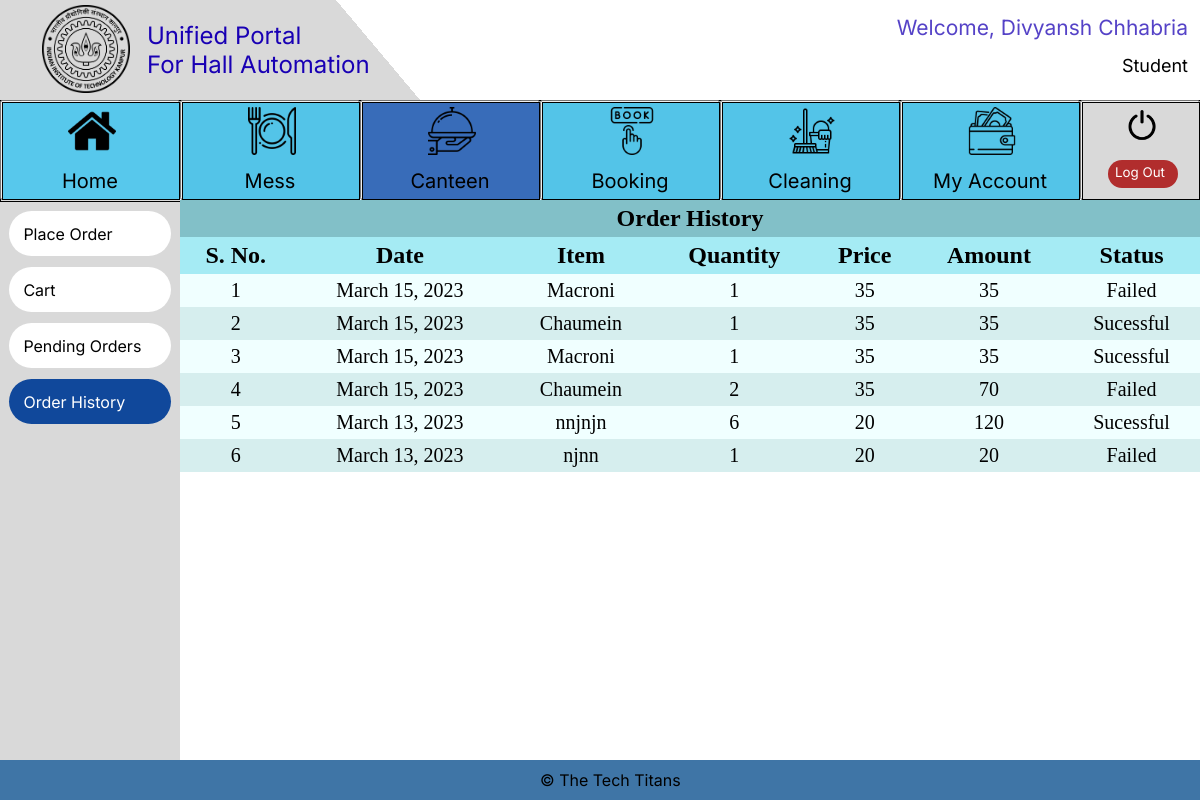
The page /Canteen/Student_Orders_History (signed in) on the database its author committed.
### Login/models.py (models this page shows, shortened)
class User_class(AbstractBaseUser):
    is_admin = models.BooleanField(default=False)
    objects = UserManager()
    name = models.CharField(max_length=50)
    Designation_Choices = (('Student','Student'),('Hall Manager','Hall Manager'),('Mess Manager','Mess Manager'),('Canteen Manager','Canteen Manager'), ('Sports Secy', 'Sports Secy'))
    designation = models.CharField(
        max_length=15,
        choices=Designation_Choices,
    )
    username = models.CharField(max_length=20, unique=True, blank=True)
    USERNAME_FIELD = 'username'
    REQUIRED_FIELDS = ['name', 'designation']

### Canteen/models.py (models this page shows)
class Order(models.Model):
    User_Name = models.CharField(max_length=20)
    Name = models.TextField(max_length=30)
    Item_Name = models.TextField(max_length=50)
    Price = models.PositiveIntegerField(default=20)
    Quantity = models.PositiveIntegerField(default=1)
    Amount = models.PositiveIntegerField(default=20)
    Order_Date_Time = models.DateTimeField()
    Cart_Status = models.BooleanField(default=False)
    Processing_Status = models.BooleanField(default=False)
    Accepted_Status = models.BooleanField(default=False)
    History_Status = models.BooleanField(default=False)
    Served_Status = models.BooleanField(default=False)
    Payment_Status = models.BooleanField(default=False)

### Canteen/views.py (the view)
# urls.py: path('Student_Orders_History', views.Student_Orders_History, name='Student_Orders_History'),
def Student_Orders_History(request):
    if request.user.is_authenticated:
        if request.user.designation == "Student":
            order = Order.objects.filter(History_Status=True, Cart_Status=False, User_Name=request.user.username)
            return render(
                request, "Student_Orders_History.html", context={"ordering": order}
            )
        else:
            return render(request, "Error.html")
    else:
        return render(request, "Error.html")

### Canteen/templates/Student_Orders_History.html (shortened to what this page needs)
{%include "student_base.html"%} {%load static%}
<html lang="en">
  <head>
    <link rel="stylesheet" href="{%static 'styles.css'%}" />
  </head>
  <body>
    <div class="main_div">
      <table cellspacing="0" cellpadding="5em">
        <tr>
          <th colspan = "7" class="main_head">Order History</th>
        </tr>
        <tr>
          <th>S. No.</th>
          <th>Date</th>
          <th>Item</th>
          <th>Quantity</th>
          <th>Price</th>
          <th>Amount</th>
          <th>Status</th>
        </tr>
        {% for item in ordering reversed%}
        <tr>
          <td>{{ forloop.counter }}</td>
          <td>{{item.Order_Date_Time.date}}</td>
          <td>{{item.Item_Name}}</td>
          <td>{{item.Quantity}}</td>
          <td>{{item.Price}}</td>
          <td>{{item.Amount}}</td>
          {% if item.Accepted_Status == True%}
          <td>Sucessful</td>
          {% else %}
          <td>Failed</td>
          {% endif %}
        </tr>
        {% endfor %}
      </table>
    </div>
  </body>
</html>

### templates/student_base.html (shortened to what this page needs)
{%load static%}
<html lang="en">
<head>
  <link rel="stylesheet" href="{% static 'student_base.css' %}">
</head>
<body scroll="no" style="overflow: hidden">
  <div class=e1_141>
    <div class=e1_222>
      <div class="e1_223"></div>
      <span class="e1_225">© The Tech Titans</span>
    </div>
    <div class=e2_6>
      {% if request.path != "/Home" %}
      <div class="e1_220"></div>
      {% endif %}
    {% if request.path == "/Canteen/Student_Place_Order" or request.path == "/Canteen/Student_Cart" or request.path == "/Canteen/Student_Pending_Order" or request.path == "/Canteen/Student_Orders_History" %}
        <a href="/Canteen/Student_Place_Order">
            <button class="e2_3 button3" {% if request.path == "/Canteen/Student_Place_Order" %} 	style="background-color:rgba(16.18099093437195, 71.84358090162277, 155.33750385046005, 1); color: white;" {% endif %}>
            Place Order
            </button>
        </a>
        <a href="/Canteen/Student_Cart">
            <button class="e2_5 button3" {% if request.path == "/Canteen/Student_Cart" %} 	style="background-color:rgba(16.18099093437195, 71.84358090162277, 155.33750385046005, 1); color: white;" {% endif %}>
            Cart
            </button>
        </a>
        <a href="/Canteen/Student_Pending_Order">
        <button class="e2_9 button3" {% if request.path == "/Canteen/Student_Pending_Order" %} 	style="background-color:rgba(16.18099093437195, 71.84358090162277, 155.33750385046005, 1); color: white;" {% endif %}>
            Pending Orders
        </button>
        </a>
        <a href="/Canteen/Student_Orders_History">
        <button class="e2_4 button3"  {% if request.path == "/Canteen/Student_Orders_History" %} 	style="background-color:rgba(16.18099093437195, 71.84358090162277, 155.33750385046005, 1); color: white;" {% endif %}>
            Order History
        </button>
        </a>
      {% endif %}
    </div>
      <div class=e2_7>
        <a href = "/Logout">
        <button class="e1_226 button2">
          <div class="e1_219"></div>
          <div class="e1_227"></div><span class="e1_228">Log Out</span>
          <div class="e1_229"></div>
        </button>
        </a>
        <a href ="../../My_Account/Mess">
          <button class="e1_230 button2">
            <span class="e1_232">My Account</span>
            <div class="e1_233"></div>
          </button>
        </a>
        <a href = "../../Cleaning/Lodge_Request">
          <button class="e1_238 button2">
            <div class="e1_240"></div><span class="e1_241">Cleaning</span>
          </button>
        </a>
        <a href = "../../Booking/guestroom">
          <button class="e1_234 button2">
            <div class="e1_236"></div><span class="e1_237">Booking</span>
          </button>
        </a>
        <a href = "../../Canteen/Student_Place_Order">
          <button class="e1_242 button2">
            <div class="e1_244"></div><span class="e1_245">Canteen</span>
          </button>
        </a>
        <a href = "../../Mess/Student_Regular_Menu">
          <button class="e1_246 button2">
            <span class="e1_248">Mess</span>
            <div class="e1_249"></div>
          </button>
        </a>
        <a href="../../Home">
          <button class="e1_250 button2">
            <div class="e1_251" {% if request.path == "/Home" %}  style="	background-color:rgb(56, 108, 185) {% endif %}"></div><span class="e1_252">Home</span>
            <div class="e1_272"></div>
          </button>
        </a>
      </div>
      <div class=e1_254><span class="e1_255">{{ request.user.designation }}</span><span class="e1_256">Welcome, {{ request.user.name}}</span></div>
    <div class=e1_258>
      <div class="e1_259"></div>
      <div class="e1_260"></div>
      <a href="../../Home">
      <button class="e1_261 button3">Unified Portal<br>
        For Hall Automation</button>
      </a>
      <a href = "https://iitk.ac.in/">
      <button class="e1_262 button3"></button></a>
    </div>
  </div>
</body>
</html>

### templates/static/styles.css (style rules this page uses)
.main_div { width:85%; height: 70%; top:25%; left:15%; overflow-y: auto; position: absolute; }
.main_head { font-size: 24px; text-align: center; background-color: rgba(63, 154, 166, 0.62); }
table { width:100%; }
th { text-align: center; font-size: 24px; background-color: rgb(165, 235, 244); top: 0; position: sticky; }
td { text-align: center; font-size: 20px; }
table, th, td { border: none; }
tr:nth-child(even) { background-color: #D6EEEE; }
tr:nth-child(odd) { background-color:azure; }
th:nth-child(odd) { z-index: 1; }
th:nth-child(even) { z-index: 2; }

### templates/student_base.html (style rules this page uses)
body { background: #E5E5E5; }

### Canteen/templates/Student_Orders_History.html (style rules this page uses)
body { background: #e5e5e5; }

### rows shown on the page
User_class: user.designation "Student", user.name "Divyansh Chhabria"
Order: Order_Date_Time "March 15, 2023", Item_Name "Macroni", Quantity "1", Price "35", Amount "35", Accepted_Status "Failed"
Order: Order_Date_Time "March 15, 2023", Item_Name "Chaumein", Quantity "1", Price "35", Amount "35", Accepted_Status "Sucessful"
Order: Order_Date_Time "March 15, 2023", Item_Name "Macroni", Quantity "1", Price "35", Amount "35", Accepted_Status "Sucessful"
Order: Order_Date_Time "March 15, 2023", Item_Name "Chaumein", Quantity "2", Price "35", Amount "70", Accepted_Status "Failed"
Order: Order_Date_Time "March 13, 2023", Item_Name "nnjnjn", Quantity "6", Price "20", Amount "120", Accepted_Status "Sucessful"
Order: Order_Date_Time "March 13, 2023", Item_Name "njnn", Quantity "1", Price "20", Amount "20", Accepted_Status "Failed"
